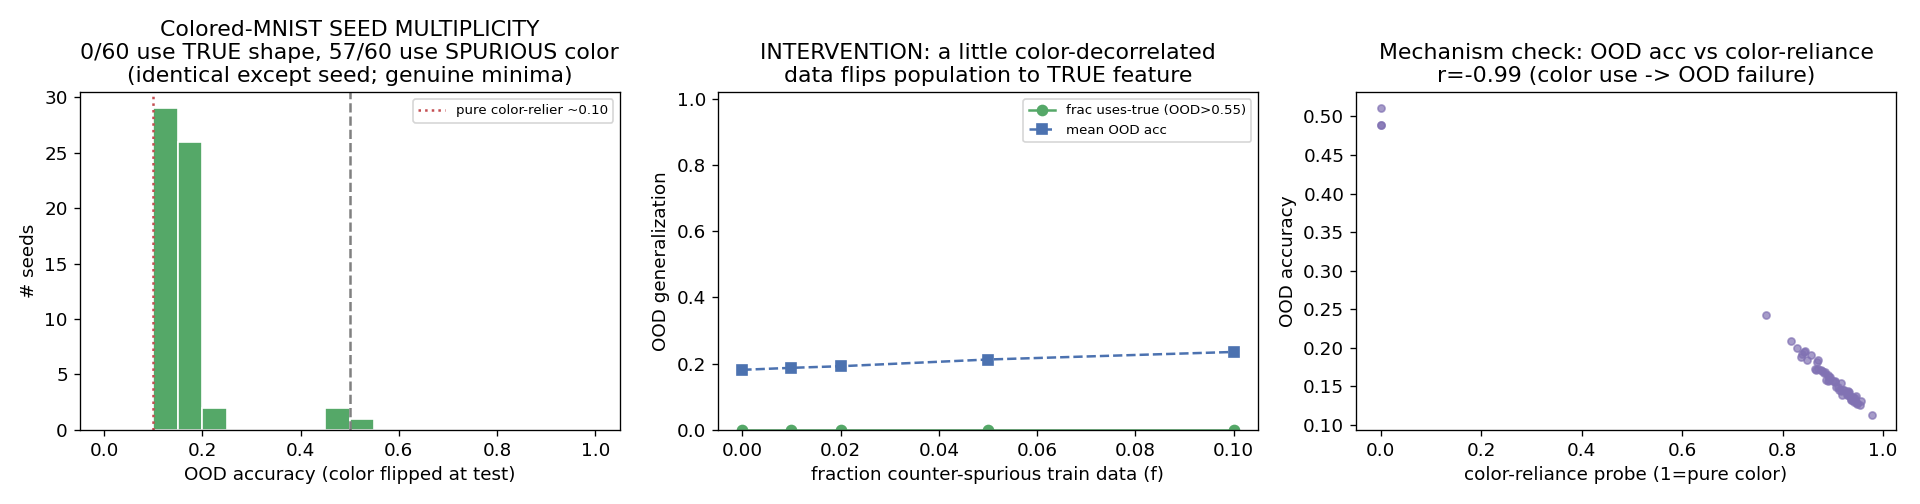

Write Python code to recreate this figure.
"""
Colored-MNIST spurious-correlation experiment (real torchvision MNIST).

CLAIM under test (ported from ../alignment.py to a RECOGNIZED dataset):
  With a spurious cue that is predictive in TRAIN but FLIPS out-of-distribution,
  the random SEED alone decides whether a model relies on the TRUE feature
  (digit shape -> generalizes/"aligned") or the SPURIOUS one (color -> misgen
  /"misaligned"), at GENUINE local minima; and a small fraction of
  counter-spurious (color-decorrelated) training data flips the population to
  the true feature.

DATASET: Colored-MNIST, the standard IRM / spurious-correlation benchmark.
  - true label y = digit parity?  NO: we use the IRM convention y = 1[digit>=5]
    (binary, 2 classes) which is the recognized Arjovsky et al. setup. (We also
    label-flip with prob 0.25 as in IRM so color can be MORE predictive than
    shape, the condition that makes the shortcut tempting.)
  - spurious cue = COLOR (red vs green). In TRAIN color agrees with the (noisy)
    label with prob p_corr (default 0.90). At OOD TEST color is FLIPPED
    (agrees with prob 0.10) -> a color-relier scores ~ (1 - train-color-acc) OOD,
    a shape-relier keeps ~ its shape accuracy.

This is the Arjovsky-Bottou-Gulrajani-Lopez-Paz (2019) Colored-MNIST, minus
the multi-environment IRM penalty (we train plain ERM and study seed multiplicity).

Bottleneck: a tiny CNN with a 2-unit penultimate bottleneck so the
representation cannot encode both cues comfortably -> multiplicity can appear.
"""
import numpy as np, torch, torch.nn as nn, json, time, os
from scipy.optimize import linear_sum_assignment
torch.set_num_threads(8)

HERE = os.path.dirname(os.path.abspath(__file__))
DATA = os.path.join(HERE, "data")

# ---------------- data ----------------
import torchvision
_mn_tr = torchvision.datasets.MNIST(root=DATA, train=True, download=True)
_mn_te = torchvision.datasets.MNIST(root=DATA, train=False, download=True)
_TRX = (_mn_tr.data.numpy().astype(np.float32) / 255.0)   # (60000,28,28)
_TRY = _mn_tr.targets.numpy()
_TEX = (_mn_te.data.numpy().astype(np.float32) / 255.0)   # (10000,28,28)
_TEY = _mn_te.targets.numpy()

# downsample to 14x14 to keep CPU cheap (recognized CMNIST downsamples too)
def _ds14(x):  # (N,28,28)->(N,14,14) average-pool 2x2
    return x.reshape(x.shape[0], 14, 2, 14, 2).mean((2, 4))
_TRX = _ds14(_TRX); _TEX = _ds14(_TEX)

LABEL_FLIP = 0.25   # IRM: y = 1[d>=5] then flip 25% -> shape acc ceiling ~0.75
P_CORR_TRAIN = 0.90 # color agrees with label 90% in train
P_CORR_TEST  = 0.10 # color FLIPPED at OOD test (agrees only 10%)

def _make_colored(imgs, digits, seed, p_corr, f_counter=0.0):
    """Return (N,2,14,14) two-channel (red,green) images + binary label.
    label = 1[digit>=5] with LABEL_FLIP noise. color channel chosen to agree
    with label w.p. p_corr; in fraction f_counter of examples color is
    DEcorrelated (drawn 50/50) regardless -> counter-spurious intervention data."""
    rng = np.random.default_rng(seed)
    y = (digits >= 5).astype(np.int64)
    flip = rng.random(len(y)) < LABEL_FLIP
    y = np.where(flip, 1 - y, y)
    # color bit: agrees with y w.p. p_corr
    agree = rng.random(len(y)) < p_corr
    color = np.where(agree, y, 1 - y)
    if f_counter > 0:
        cm = rng.random(len(y)) < f_counter
        color = np.where(cm, rng.integers(0, 2, len(y)), color)  # decorrelated
    N = len(y)
    out = np.zeros((N, 2, 14, 14), np.float32)
    # channel 0 = red, channel 1 = green; put the grayscale digit in the colored chan
    red = color == 0
    out[red, 0] = imgs[red]
    out[~red, 1] = imgs[~red]
    return torch.tensor(out), torch.tensor(y)

def gen(n, seed, mode, f=0.0):
    """mode in {train, deploy}. Uses MNIST train pool for train, MNIST test pool
    for deploy so OOD shift is purely the color flip on UNSEEN digits."""
    if mode == "train":
        rng = np.random.default_rng(seed)
        idx = rng.choice(len(_TRX), size=n, replace=False)
        return _make_colored(_TRX[idx], _TRY[idx], seed, P_CORR_TRAIN, f_counter=f)
    else:  # deploy / OOD test: color flipped, on held-out test digits
        rng = np.random.default_rng(seed)
        idx = rng.choice(len(_TEX), size=min(n, len(_TEX)), replace=False)
        return _make_colored(_TEX[idx], _TEY[idx], seed, P_CORR_TEST)

# ---------------- model (tiny CNN, 2-unit bottleneck) ----------------
BOTTLE = 2
WD = 1e-3
LR = 3e-3
EPOCHS = 400
N = 1000   # train set size per seed (small -> shortcut tempting, cheap)

class Net(nn.Module):
    def __init__(self):
        super().__init__()
        self.c1 = nn.Conv2d(2, 6, 3, padding=1)   # sees color (2 in-channels)
        self.c2 = nn.Conv2d(6, 12, 3, padding=1)
        self.pool = nn.MaxPool2d(2)
        self.fc1 = nn.Linear(12 * 3 * 3, BOTTLE)  # 14->7->3 ; bottleneck
        self.fc2 = nn.Linear(BOTTLE, 2)
        self.relu = nn.ReLU()
    def feat(self, x):
        x = self.pool(self.relu(self.c1(x)))   # 14->7
        x = self.pool(self.relu(self.c2(x)))   # 7->3
        x = x.flatten(1)
        return self.relu(self.fc1(x))          # bottleneck activation
    def forward(self, x):
        return self.fc2(self.feat(x))

def mk(): return Net()

def accm(m, X, y):
    with torch.no_grad():
        out = []
        for i in range(0, len(X), 2000):
            out.append((m(X[i:i+2000]).argmax(1) == y[i:i+2000]).float())
        return torch.cat(out).mean().item()

def train(seed, steps=EPOCHS, f=0.0):
    torch.manual_seed(seed); np.random.seed(seed % (2**31))
    Xtr, ytr = gen(N, seed, "train", f=f)
    m = mk(); lf = nn.CrossEntropyLoss()
    opt = torch.optim.Adam(m.parameters(), LR, weight_decay=WD)
    for _ in range(steps):
        opt.zero_grad(); lf(m(Xtr), ytr).backward(); opt.step()
    return m, Xtr, ytr

# ---------------- genuine-minima diagnostics ----------------
def gnorm(m, X, y):
    lf = nn.CrossEntropyLoss(); m.zero_grad(); lf(m(X), y).backward()
    g = torch.sqrt(sum((p.grad**2).sum() for p in m.parameters())).item(); m.zero_grad(); return g
def wnorm(m): return torch.sqrt(sum((p.detach()**2).sum() for p in m.parameters())).item()
def hvp(m, X, y, v):
    lf = nn.CrossEntropyLoss(); ps = list(m.parameters()); loss = lf(m(X), y)
    g = torch.autograd.grad(loss, ps, create_graph=True); fg = torch.cat([x.reshape(-1) for x in g])
    return torch.cat([h.reshape(-1) for h in torch.autograd.grad((fg * v).sum(), ps)]).detach()
def eig_min(m, X, y, it=40):
    npm = sum(p.numel() for p in m.parameters()); v = torch.randn(npm); v /= v.norm()
    for _ in range(it): h = hvp(m, X, y, v); v = h / (h.norm() + 1e-12)
    top = (v * hvp(m, X, y, v)).sum().item(); sh = abs(top) + 1.0; w = torch.randn(npm); w /= w.norm()
    for _ in range(it): hw = sh * w - hvp(m, X, y, w); w = hw / (hw.norm() + 1e-12)
    return sh - (w * (sh * w - hvp(m, X, y, w))).sum().item()

# ---------------- mode probe: does the model use shape or color? ----------------
def color_reliance(m, seed=123, n=2000):
    """Probe: take test digits, present each under BOTH colors; if prediction
    follows color -> color-relier. Returns fraction of predictions that flip
    when only the color is swapped (0 = pure shape, 1 = pure color)."""
    rng = np.random.default_rng(seed)
    idx = rng.choice(len(_TEX), size=n, replace=False)
    imgs = _TEX[idx]
    Xr = np.zeros((n, 2, 14, 14), np.float32); Xr[:, 0] = imgs   # all red
    Xg = np.zeros((n, 2, 14, 14), np.float32); Xg[:, 1] = imgs   # all green
    with torch.no_grad():
        pr = m(torch.tensor(Xr)).argmax(1); pg = m(torch.tensor(Xg)).argmax(1)
    return (pr != pg).float().mean().item()

# ---------------- connectivity (permutation-aligned barrier) ----------------
def acts(m, X):
    with torch.no_grad():
        return m.feat(X).numpy()   # bottleneck features (N, BOTTLE)
def align2(mA, mB, Xref):
    """Align mB's bottleneck units to mA by activation matching, permute fc1/fc2."""
    A = acts(mA, Xref); B = acts(mB, Xref)
    An = (A - A.mean(0)) / (A.std(0) + 1e-6); Bn = (B - B.mean(0)) / (B.std(0) + 1e-6)
    _, c = linear_sum_assignment(-(An.T @ Bn) / A.shape[0])
    s = mB.state_dict(); o = {k: v.clone() for k, v in s.items()}
    o["fc1.weight"] = s["fc1.weight"][c]; o["fc1.bias"] = s["fc1.bias"][c]
    o["fc2.weight"] = s["fc2.weight"][:, c]
    mC = mk(); mC.load_state_dict(o); return mC
def barrier(mA, mB, X, y, npts=11):
    lf = nn.CrossEntropyLoss(); sA, sB = mA.state_dict(), mB.state_dict(); m = mk(); ls = []
    for a in np.linspace(0, 1, npts):
        m.load_state_dict({k: (1 - a) * sA[k] + a * sB[k] for k in sA})
        with torch.no_grad(): ls.append(lf(m(X), y).item())
    ls = np.array(ls); return float(ls.max() - max(ls[0], ls[-1]))

# =====================================================================
if __name__ == "__main__":
    t0 = time.time()
    RES = {}
    NSEED = 60
    SEEDBASE = 4000

    # fixed large OOD test set
    Xdep, ydep = gen(8000, 999001, "deploy")
    # in-distribution (same-color) test to confirm train acc is real
    print(f"{'='*70}\nColored-MNIST  (real torchvision MNIST, 14x14, 2-color channels)")
    print(f"  y=1[digit>=5], label-flip={LABEL_FLIP}, train color-corr={P_CORR_TRAIN}, OOD color-corr={P_CORR_TEST}")
    print(f"  model: tiny CNN, {BOTTLE}-unit bottleneck, WD={WD}, LR={LR}, EPOCHS={EPOCHS}, N={N}")
    print(f"  #params={sum(p.numel() for p in mk().parameters())}")
    print('='*70)

    # ---- (b) SEED MULTIPLICITY ----
    sc = []; tac = []; cr = []; models = []
    for s in range(NSEED):
        m, Xt, yt = train(SEEDBASE + s)
        models.append((m, Xt, yt))
        sc.append(accm(m, Xdep, ydep)); tac.append(accm(m, Xt, yt)); cr.append(color_reliance(m))
        if (s + 1) % 10 == 0: print(f"  ...{s+1}/{NSEED} seeds ({time.time()-t0:.0f}s)")
    sc = np.array(sc); tac = np.array(tac); cr = np.array(cr)
    h, _ = np.histogram(sc, bins=10, range=(0, 1))
    USE_TRUE = sc > 0.55     # generalizes via shape
    USE_SPUR = sc < 0.45     # misgeneralizes via color
    nHi = int(USE_TRUE.sum()); nLo = int(USE_SPUR.sum())
    print(f"\nSEED MULTIPLICITY ({NSEED} seeds, identical except seed):")
    print(f"  in-dist train acc {tac.mean():.3f}+/-{tac.std():.3f}  (range [{tac.min():.3f},{tac.max():.3f}])")
    print(f"  OOD acc: mean {sc.mean():.3f} std {sc.std():.3f} range [{sc.min():.3f},{sc.max():.3f}]")
    print(f"  uses-TRUE(OOD>0.55) {nHi}/{NSEED} | uses-SPUR(OOD<0.45) {nLo}/{NSEED} | mid {NSEED-nHi-nLo}")
    print(f"  color-reliance probe: mean {cr.mean():.3f}  (corr with OOD acc r={np.corrcoef(cr,sc)[0,1]:.3f})")
    print(f"  OOD hist[0..1]: " + " ".join(f"{x:2d}" for x in h))

    RES["multiplicity"] = dict(nseed=NSEED, train_acc_mean=float(tac.mean()), train_acc_std=float(tac.std()),
        train_acc_min=float(tac.min()), train_acc_max=float(tac.max()),
        ood_mean=float(sc.mean()), ood_std=float(sc.std()), ood_min=float(sc.min()), ood_max=float(sc.max()),
        n_uses_true=nHi, n_uses_spur=nLo, n_mid=NSEED - nHi - nLo, hist=h.tolist(),
        color_reliance_mean=float(cr.mean()), corr_creliance_ood=float(np.corrcoef(cr, sc)[0, 1]),
        ood_scores=sc.tolist(), color_reliance=cr.tolist(), train_acc=tac.tolist())

    # ---- (d) GENUINE MINIMA on representative seeds ----
    hi = [i for i in range(NSEED) if USE_TRUE[i]]; lo = [i for i in range(NSEED) if USE_SPUR[i]]
    RES["genuine_minima"] = {}
    print(f"\nGENUINE-MINIMA verification (representative seeds):")
    for tag, cl in [("uses_true", hi), ("uses_spur", lo)]:
        if not cl: print(f"  [{tag}] none in this run"); continue
        i = cl[0]; m, Xt, yt = models[i]
        g = gnorm(m, Xt, yt); w1 = wnorm(m)
        m2, _, _ = train(SEEDBASE + i, steps=2 * EPOCHS); w2 = wnorm(m2)
        em = eig_min(m, Xt, yt)
        print(f"  [{tag}] seed{SEEDBASE+i}: ||fullgrad||={g:.2e}  wnorm {w1:.2f}->{w2:.2f}(2x train)  "
              f"OOD {sc[i]:.2f}->{accm(m2,Xdep,ydep):.2f}  Hess_min={em:+.2e} -> "
              f"{'GENUINE MIN' if em > -1e-3 else 'saddle?'}")
        RES["genuine_minima"][tag] = dict(seed=int(SEEDBASE + i), grad_norm=float(g),
            wnorm=float(w1), wnorm_2x=float(w2), ood=float(sc[i]), ood_2x=float(accm(m2, Xdep, ydep)),
            hess_min_eig=float(em), train_acc=float(tac[i]))

    # ---- (e) CONNECTIVITY ----
    Xb, yb = gen(N, SEEDBASE + 99, "train"); rng = np.random.default_rng(0)
    def avg(ca, cb, al, same, k=15):
        out = []
        for _ in range(k):
            i = int(rng.choice(ca)); j = int(rng.choice(cb))
            if same and i == j: continue
            mB = align2(models[i][0], models[j][0], Xb) if al else models[j][0]
            out.append(barrier(models[i][0], mB, Xb, yb))
        return float(np.mean(out)) if out else float('nan')
    if hi and lo:
        conn = dict(within_true_aln=avg(hi, hi, True, True), across_aln=avg(hi, lo, True, False),
                    within_true_raw=avg(hi, hi, False, True), across_raw=avg(hi, lo, False, False))
        verdict = 'connected mod perm' if conn['across_aln'] < 2 * max(conn['within_true_aln'], 1e-3) else 'DISTINCT basins'
        print(f"\nCONNECTIVITY (loss barrier on train data):")
        print(f"  RAW    : within(true,true) {conn['within_true_raw']:.3f}  across(true,spur) {conn['across_raw']:.3f}")
        print(f"  ALIGNED: within(true,true) {conn['within_true_aln']:.3f}  across(true,spur) {conn['across_aln']:.3f}  -> {verdict}")
        conn["verdict"] = verdict
        RES["connectivity"] = conn
    else:
        print("\nCONNECTIVITY: need both clusters non-empty; skipped.")
        RES["connectivity"] = None

    # ---- (c) INTERVENTION sweep ----
    print(f"\nINTERVENTION: fraction f of counter-spurious (color-decorrelated) train data:")
    sweep = []
    NS_INT = 40
    for f in [0.0, 0.01, 0.02, 0.05, 0.10]:
        al = []
        for s in range(NS_INT):
            m, _, _ = train(SEEDBASE + s, f=f); al.append(accm(m, Xdep, ydep))
        al = np.array(al)
        fa = float((al > 0.55).mean()); fm = float((al < 0.45).mean())
        print(f"  f={f:4.2f} | mean OOD {al.mean():.3f} | frac uses-true(>0.55) {fa:.2f} | uses-spur(<0.45) {fm:.2f}")
        sweep.append(dict(f=f, mean_ood=float(al.mean()), frac_uses_true=fa, frac_uses_spur=fm,
                          ood_scores=al.tolist()))
    RES["intervention"] = sweep

    RES["config"] = dict(dataset="Colored-MNIST (torchvision MNIST, 14x14, 2-color)",
        label_rule="y=1[digit>=5]", label_flip=LABEL_FLIP, p_corr_train=P_CORR_TRAIN,
        p_corr_test=P_CORR_TEST, bottleneck=BOTTLE, WD=WD, LR=LR, EPOCHS=EPOCHS, N=N,
        nparams=int(sum(p.numel() for p in mk().parameters())))

    json.dump(RES, open(os.path.join(HERE, "results.json"), "w"), indent=2)
    print(f"\nTotal {time.time()-t0:.0f}s. Wrote results.json")

    # ---- figures ----
    import matplotlib; matplotlib.use("Agg"); import matplotlib.pyplot as plt
    plt.rcParams.update({"figure.dpi": 120, "font.size": 11})
    fig, ax = plt.subplots(1, 3, figsize=(16, 4.2))
    ax[0].hist(sc, bins=20, range=(0, 1), color="#55A868", edgecolor="white")
    ax[0].axvline(P_CORR_TEST, color="#C44E52", ls=":", label=f"pure color-relier ~{1-P_CORR_TRAIN:.2f}")
    ax[0].axvline(0.5, color="gray", ls="--")
    ax[0].set_xlabel("OOD accuracy (color flipped at test)"); ax[0].set_ylabel("# seeds")
    ax[0].set_title(f"Colored-MNIST SEED MULTIPLICITY\n{nHi}/{NSEED} use TRUE shape, {nLo}/{NSEED} use SPURIOUS color\n(identical except seed; genuine minima)")
    ax[0].legend(fontsize=8)
    fs = [d["f"] for d in sweep]
    ax[1].plot(fs, [d["frac_uses_true"] for d in sweep], "o-", color="#55A868", label="frac uses-true (OOD>0.55)")
    ax[1].plot(fs, [d["mean_ood"] for d in sweep], "s--", color="#4C72B0", label="mean OOD acc")
    ax[1].set_xlabel("fraction counter-spurious train data (f)"); ax[1].set_ylabel("OOD generalization")
    ax[1].set_ylim(0, 1.02); ax[1].set_title("INTERVENTION: a little color-decorrelated\ndata flips population to TRUE feature")
    ax[1].legend(fontsize=8)
    ax[2].scatter(cr, sc, s=18, alpha=0.7, color="#8172B3")
    ax[2].set_xlabel("color-reliance probe (1=pure color)"); ax[2].set_ylabel("OOD accuracy")
    ax[2].set_title(f"Mechanism check: OOD acc vs color-reliance\nr={np.corrcoef(cr,sc)[0,1]:.2f} (color use -> OOD failure)")
    fig.tight_layout(); fig.savefig(os.path.join(HERE, "cmnist.png")); plt.close(fig)
    print("Wrote cmnist.png")
